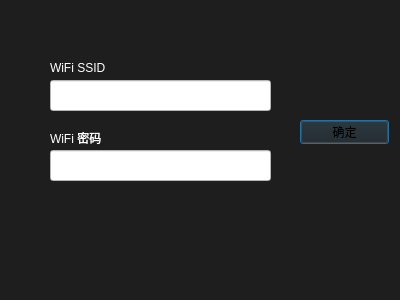
<?xml version="1.0" encoding="UTF-8"?>
<ui version="4.0">
 <class>NetCfgDialog</class>
 <widget class="QDialog" name="NetCfgDialog">
  <property name="geometry">
   <rect>
    <x>0</x>
    <y>0</y>
    <width>400</width>
    <height>300</height>
   </rect>
  </property>
  <property name="windowTitle">
   <string>网络配置</string>
  </property>
  <property name="styleSheet">
   <string notr="true">background-color: rgb(30, 30, 30);</string>
  </property>
  <widget class="QPushButton" name="pushButton">
   <property name="geometry">
    <rect>
     <x>300</x>
     <y>120</y>
     <width>89</width>
     <height>24</height>
    </rect>
   </property>
   <property name="text">
    <string>确定</string>
   </property>
  </widget>
  <widget class="QLineEdit" name="wifiSSIDEdit">
   <property name="geometry">
    <rect>
     <x>50</x>
     <y>80</y>
     <width>221</width>
     <height>31</height>
    </rect>
   </property>
   <property name="styleSheet">
    <string notr="true">background-color: rgb(255, 255, 255);</string>
   </property>
  </widget>
  <widget class="QLineEdit" name="wifiPasswordEdit">
   <property name="geometry">
    <rect>
     <x>50</x>
     <y>150</y>
     <width>221</width>
     <height>31</height>
    </rect>
   </property>
   <property name="styleSheet">
    <string notr="true">background-color: rgb(255, 255, 255);</string>
   </property>
  </widget>
  <widget class="QLabel" name="ssidLabel">
   <property name="geometry">
    <rect>
     <x>50</x>
     <y>60</y>
     <width>72</width>
     <height>15</height>
    </rect>
   </property>
   <property name="styleSheet">
    <string notr="true">color: rgb(255, 255, 255);</string>
   </property>
   <property name="text">
    <string>WiFi SSID</string>
   </property>
  </widget>
  <widget class="QLabel" name="passwordLabel">
   <property name="geometry">
    <rect>
     <x>50</x>
     <y>130</y>
     <width>72</width>
     <height>15</height>
    </rect>
   </property>
   <property name="styleSheet">
    <string notr="true">color: rgb(255, 255, 255);</string>
   </property>
   <property name="text">
    <string>WiFi 密码</string>
   </property>
  </widget>
 </widget>
 <resources/>
 <connections/>
</ui>
